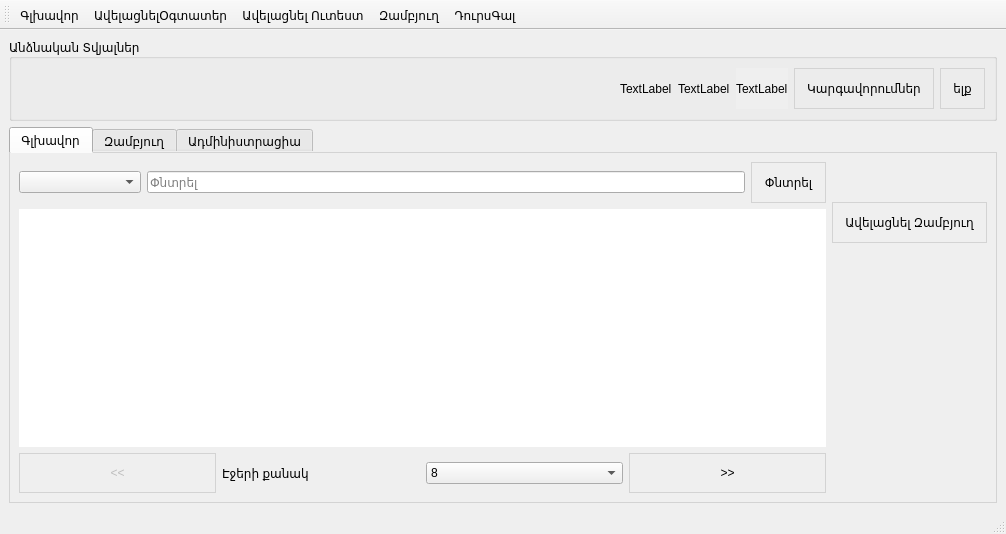
<?xml version="1.0" encoding="UTF-8"?>
<ui version="4.0">
 <class>UserWindow</class>
 <widget class="QMainWindow" name="UserWindow">
  <property name="geometry">
   <rect>
    <x>0</x>
    <y>0</y>
    <width>1006</width>
    <height>534</height>
   </rect>
  </property>
  <property name="windowTitle">
   <string>Սոված Զինվորների Ծրագիր</string>
  </property>
  <property name="styleSheet">
   <string notr="true">QPushButton
{
  background-image:url(:/res/def.png); 
  border: 1px solid lightgray; 
  padding: 12px;
}
 QPushButton:hover 
{
  background-image:url(:/res/selected.png); 
  border: 1px solid lightgray; 
  padding: 13px;
 color:white;
 }
QHeaderView::section {
    padding: 4px;
}

QHeaderView::section:horizontal
{
    border-top: 1px solid #fffff8;
}

QHeaderView::section:vertical
{
    border-left: 1px solid #fffff8;
}</string>
  </property>
  <widget class="QWidget" name="centralwidget">
   <layout class="QVBoxLayout" name="verticalLayout">
    <item>
     <widget class="QGroupBox" name="userData">
      <property name="styleSheet">
       <string notr="true"/>
      </property>
      <property name="title">
       <string>Անձնական Տվյալներ</string>
      </property>
      <property name="flat">
       <bool>true</bool>
      </property>
      <layout class="QHBoxLayout" name="horizontalLayout">
       <item>
        <spacer name="horizontalSpacer">
         <property name="orientation">
          <enum>Qt::Horizontal</enum>
         </property>
         <property name="sizeHint" stdset="0">
          <size>
           <width>40</width>
           <height>20</height>
          </size>
         </property>
        </spacer>
       </item>
       <item>
        <widget class="QLabel" name="lnameLabel">
         <property name="text">
          <string>TextLabel</string>
         </property>
        </widget>
       </item>
       <item>
        <widget class="QLabel" name="fnameLabel">
         <property name="text">
          <string>TextLabel</string>
         </property>
        </widget>
       </item>
       <item>
        <widget class="QLabel" name="roomLabel">
         <property name="autoFillBackground">
          <bool>true</bool>
         </property>
         <property name="text">
          <string>TextLabel</string>
         </property>
        </widget>
       </item>
       <item>
        <widget class="QPushButton" name="settingBtn">
         <property name="text">
          <string>Կարգավորումներ</string>
         </property>
        </widget>
       </item>
       <item>
        <widget class="QPushButton" name="logOutBtn">
         <property name="text">
          <string>ելք</string>
         </property>
        </widget>
       </item>
      </layout>
     </widget>
    </item>
    <item>
     <widget class="QTabWidget" name="mainTab">
      <property name="enabled">
       <bool>true</bool>
      </property>
      <property name="styleSheet">
       <string notr="true">QTabWidget::pane {
  border: 1px solid lightgray;
  top:-1px; 
} 

QTabBar::tab {
  background-image:url(:/res/def.png); 
  border: 1px solid lightgray; 
  padding: 12px;
} 

QTabBar::tab:selected { 
    background-image:url(:/res/selected.png); 
    margin-bottom: -1px; 
	color:white;
}
</string>
      </property>
      <property name="currentIndex">
       <number>0</number>
      </property>
      <property name="iconSize">
       <size>
        <width>16</width>
        <height>16</height>
       </size>
      </property>
      <property name="documentMode">
       <bool>false</bool>
      </property>
      <property name="tabsClosable">
       <bool>false</bool>
      </property>
      <property name="movable">
       <bool>false</bool>
      </property>
      <property name="tabBarAutoHide">
       <bool>false</bool>
      </property>
      <widget class="QWidget" name="name">
       <attribute name="title">
        <string>Գլխավոր</string>
       </attribute>
       <layout class="QHBoxLayout" name="horizontalLayout_9">
        <item>
         <layout class="QVBoxLayout" name="verticalLayout_11">
          <item>
           <layout class="QHBoxLayout" name="horizontalLayout_8">
            <item>
             <widget class="QComboBox" name="comboBox">
              <item>
               <property name="text">
                <string/>
               </property>
               <property name="icon">
                <iconset resource="res.qrc">
                 <normaloff>:/res/logo.png</normaloff>:/res/logo.png</iconset>
               </property>
              </item>
              <item>
               <property name="text">
                <string>Անուն</string>
               </property>
              </item>
              <item>
               <property name="text">
                <string>Տեսակ</string>
               </property>
              </item>
              <item>
               <property name="text">
                <string>Մատակարար</string>
               </property>
              </item>
             </widget>
            </item>
            <item>
             <widget class="QLineEdit" name="searchEdit">
              <property name="placeholderText">
               <string>Փնտրել</string>
              </property>
             </widget>
            </item>
            <item>
             <widget class="QPushButton" name="searchBtn">
              <property name="text">
               <string>Փնտրել</string>
              </property>
             </widget>
            </item>
           </layout>
          </item>
          <item>
           <layout class="QVBoxLayout" name="verticalLayout_10">
            <item>
             <widget class="QTableView" name="FoodTable">
              <property name="styleSheet">
               <string notr="true"/>
              </property>
              <property name="frameShape">
               <enum>QFrame::NoFrame</enum>
              </property>
              <property name="sizeAdjustPolicy">
               <enum>QAbstractScrollArea::AdjustToContentsOnFirstShow</enum>
              </property>
              <property name="autoScrollMargin">
               <number>16</number>
              </property>
              <property name="dragDropMode">
               <enum>QAbstractItemView::NoDragDrop</enum>
              </property>
              <property name="selectionBehavior">
               <enum>QAbstractItemView::SelectRows</enum>
              </property>
              <property name="iconSize">
               <size>
                <width>120</width>
                <height>125</height>
               </size>
              </property>
              <property name="gridStyle">
               <enum>Qt::SolidLine</enum>
              </property>
              <property name="sortingEnabled">
               <bool>false</bool>
              </property>
              <attribute name="horizontalHeaderDefaultSectionSize">
               <number>150</number>
              </attribute>
              <attribute name="horizontalHeaderMinimumSectionSize">
               <number>150</number>
              </attribute>
              <attribute name="horizontalHeaderStretchLastSection">
               <bool>true</bool>
              </attribute>
              <attribute name="verticalHeaderDefaultSectionSize">
               <number>60</number>
              </attribute>
              <attribute name="verticalHeaderMinimumSectionSize">
               <number>60</number>
              </attribute>
              <attribute name="verticalHeaderShowSortIndicator" stdset="0">
               <bool>true</bool>
              </attribute>
              <attribute name="verticalHeaderStretchLastSection">
               <bool>false</bool>
              </attribute>
             </widget>
            </item>
            <item>
             <layout class="QHBoxLayout" name="horizontalLayout_3">
              <item>
               <widget class="QPushButton" name="BackBtn">
                <property name="enabled">
                 <bool>false</bool>
                </property>
                <property name="text">
                 <string>&lt;&lt;</string>
                </property>
               </widget>
              </item>
              <item>
               <widget class="QLabel" name="pageNumbLabel">
                <property name="text">
                 <string>Էջերի քանակ</string>
                </property>
               </widget>
              </item>
              <item>
               <widget class="QComboBox" name="ItemCountCombo">
                <item>
                 <property name="text">
                  <string>8</string>
                 </property>
                </item>
                <item>
                 <property name="text">
                  <string>10</string>
                 </property>
                </item>
                <item>
                 <property name="text">
                  <string>20</string>
                 </property>
                </item>
                <item>
                 <property name="text">
                  <string>25</string>
                 </property>
                </item>
               </widget>
              </item>
              <item>
               <widget class="QPushButton" name="NextBtn">
                <property name="text">
                 <string>&gt;&gt;</string>
                </property>
               </widget>
              </item>
             </layout>
            </item>
           </layout>
          </item>
         </layout>
        </item>
        <item>
         <layout class="QVBoxLayout" name="verticalLayout_3">
          <item>
           <spacer name="verticalSpacer_3">
            <property name="orientation">
             <enum>Qt::Vertical</enum>
            </property>
            <property name="sizeType">
             <enum>QSizePolicy::Minimum</enum>
            </property>
            <property name="sizeHint" stdset="0">
             <size>
              <width>20</width>
              <height>40</height>
             </size>
            </property>
           </spacer>
          </item>
          <item>
           <widget class="QPushButton" name="addCardBtn">
            <property name="text">
             <string>Ավելացնել Զամբյուղ</string>
            </property>
           </widget>
          </item>
          <item>
           <spacer name="verticalSpacer">
            <property name="orientation">
             <enum>Qt::Vertical</enum>
            </property>
            <property name="sizeHint" stdset="0">
             <size>
              <width>20</width>
              <height>40</height>
             </size>
            </property>
           </spacer>
          </item>
         </layout>
        </item>
       </layout>
       <zorder></zorder>
      </widget>
      <widget class="QWidget" name="CartL">
       <attribute name="title">
        <string>Զամբյուղ</string>
       </attribute>
       <layout class="QHBoxLayout" name="horizontalLayout_4">
        <item>
         <layout class="QVBoxLayout" name="verticalLayout_9">
          <item>
           <widget class="QTableView" name="CartView">
            <property name="styleSheet">
             <string notr="true"/>
            </property>
            <property name="selectionBehavior">
             <enum>QAbstractItemView::SelectRows</enum>
            </property>
            <attribute name="horizontalHeaderDefaultSectionSize">
             <number>190</number>
            </attribute>
            <attribute name="horizontalHeaderMinimumSectionSize">
             <number>150</number>
            </attribute>
            <attribute name="horizontalHeaderStretchLastSection">
             <bool>true</bool>
            </attribute>
            <attribute name="verticalHeaderMinimumSectionSize">
             <number>150</number>
            </attribute>
           </widget>
          </item>
          <item>
           <widget class="QLabel" name="FullPriceLabel">
            <property name="text">
             <string>Ընդհանուր </string>
            </property>
           </widget>
          </item>
         </layout>
        </item>
        <item>
         <layout class="QVBoxLayout" name="verticalLayout_7">
          <item>
           <widget class="QPushButton" name="SendCardBtn">
            <property name="enabled">
             <bool>false</bool>
            </property>
            <property name="text">
             <string>Ուղղարկել</string>
            </property>
           </widget>
          </item>
          <item>
           <widget class="QPushButton" name="DeleteCardBtn">
            <property name="enabled">
             <bool>false</bool>
            </property>
            <property name="text">
             <string>Ջնջել</string>
            </property>
           </widget>
          </item>
          <item>
           <widget class="QPushButton" name="CanceleOrderBtn">
            <property name="enabled">
             <bool>false</bool>
            </property>
            <property name="text">
             <string>Չեղարկել</string>
            </property>
           </widget>
          </item>
          <item>
           <spacer name="SpacerSend">
            <property name="orientation">
             <enum>Qt::Vertical</enum>
            </property>
            <property name="sizeHint" stdset="0">
             <size>
              <width>20</width>
              <height>40</height>
             </size>
            </property>
           </spacer>
          </item>
         </layout>
        </item>
       </layout>
       <zorder></zorder>
      </widget>
      <widget class="QWidget" name="admin">
       <attribute name="title">
        <string>Ադմինիստրացիա</string>
       </attribute>
       <layout class="QVBoxLayout" name="verticalLayout_2">
        <item>
         <widget class="QTabWidget" name="adminTab">
          <property name="currentIndex">
           <number>0</number>
          </property>
          <widget class="QWidget" name="viewAllFoodTab">
           <attribute name="title">
            <string>Տեսնել պատվերները</string>
           </attribute>
           <layout class="QHBoxLayout" name="horizontalLayout_5">
            <item>
             <widget class="QTreeView" name="AllOrdersView">
              <property name="styleSheet">
               <string notr="true">QTreeView {
    alternate-background-color: blue;
}</string>
              </property>
              <property name="selectionBehavior">
               <enum>QAbstractItemView::SelectRows</enum>
              </property>
              <attribute name="headerCascadingSectionResizes">
               <bool>true</bool>
              </attribute>
              <attribute name="headerDefaultSectionSize">
               <number>120</number>
              </attribute>
              <attribute name="headerHighlightSections">
               <bool>true</bool>
              </attribute>
             </widget>
            </item>
            <item>
             <layout class="QVBoxLayout" name="verticalLayout_8">
              <item>
               <widget class="QPushButton" name="viewCartsBtn">
                <property name="text">
                 <string>Թարմեցնել</string>
                </property>
               </widget>
              </item>
              <item>
               <widget class="QPushButton" name="SubmitCartsBtn">
                <property name="enabled">
                 <bool>false</bool>
                </property>
                <property name="text">
                 <string>Հաստատել պատվերը</string>
                </property>
               </widget>
              </item>
              <item>
               <spacer name="verticalSpacer_2">
                <property name="orientation">
                 <enum>Qt::Vertical</enum>
                </property>
                <property name="sizeHint" stdset="0">
                 <size>
                  <width>20</width>
                  <height>40</height>
                 </size>
                </property>
               </spacer>
              </item>
             </layout>
            </item>
           </layout>
          </widget>
          <widget class="QWidget" name="AddUserTab">
           <attribute name="title">
            <string>Ավելացնել Օգտատեր</string>
           </attribute>
           <layout class="QVBoxLayout" name="verticalLayout_5">
            <item>
             <widget class="QLineEdit" name="FnameEdit">
              <property name="placeholderText">
               <string>Անուն</string>
              </property>
             </widget>
            </item>
            <item>
             <widget class="QLineEdit" name="LnameEdit">
              <property name="placeholderText">
               <string>Ազգանուն</string>
              </property>
             </widget>
            </item>
            <item>
             <widget class="QLineEdit" name="RoomEdit">
              <property name="placeholderText">
               <string>Սենյակ</string>
              </property>
             </widget>
            </item>
            <item>
             <widget class="QLineEdit" name="UserNameEdit">
              <property name="placeholderText">
               <string>Ծածկանուն</string>
              </property>
             </widget>
            </item>
            <item>
             <widget class="QLineEdit" name="PasswordEdit">
              <property name="text">
               <string/>
              </property>
              <property name="placeholderText">
               <string>Գաղտնաբառ</string>
              </property>
             </widget>
            </item>
            <item>
             <widget class="QLineEdit" name="RePasswordEdit">
              <property name="placeholderText">
               <string>Կրկնեք Գաղտնաբառը</string>
              </property>
             </widget>
            </item>
            <item>
             <layout class="QHBoxLayout" name="horizontalLayout_2">
              <item>
               <spacer name="horizontalSpacer_2">
                <property name="orientation">
                 <enum>Qt::Horizontal</enum>
                </property>
                <property name="sizeHint" stdset="0">
                 <size>
                  <width>40</width>
                  <height>20</height>
                 </size>
                </property>
               </spacer>
              </item>
              <item>
               <layout class="QVBoxLayout" name="verticalLayout_4">
                <item>
                 <widget class="QCheckBox" name="adminChBoX">
                  <property name="text">
                   <string> Ադմինիստրատոր</string>
                  </property>
                 </widget>
                </item>
                <item>
                 <widget class="QPushButton" name="addUserBtn">
                  <property name="text">
                   <string>Ավելացնել Օգտատեր</string>
                  </property>
                 </widget>
                </item>
               </layout>
              </item>
             </layout>
            </item>
           </layout>
          </widget>
          <widget class="QWidget" name="AddFoodTab">
           <attribute name="title">
            <string>Ավելացնել ուտեստ</string>
           </attribute>
           <layout class="QVBoxLayout" name="verticalLayout_6">
            <item>
             <layout class="QHBoxLayout" name="PicLay">
              <item>
               <widget class="QLineEdit" name="FoodNameEdit">
                <property name="text">
                 <string/>
                </property>
                <property name="placeholderText">
                 <string>Ուտեստի անուն</string>
                </property>
               </widget>
              </item>
             </layout>
            </item>
            <item>
             <layout class="QHBoxLayout" name="SelecTImage">
              <item>
               <spacer name="Prujin">
                <property name="orientation">
                 <enum>Qt::Horizontal</enum>
                </property>
                <property name="sizeHint" stdset="0">
                 <size>
                  <width>40</width>
                  <height>20</height>
                 </size>
                </property>
               </spacer>
              </item>
              <item>
               <widget class="QLabel" name="ImageFoodLbel">
                <property name="text">
                 <string>&lt;html&gt;&lt;head/&gt;&lt;body&gt;&lt;p&gt;&lt;img src=&quot;smiley.gif&quot; width=&quot;42&quot; height=&quot;42&quot;/&gt;&lt;/p&gt;&lt;/body&gt;&lt;/html&gt;</string>
                </property>
               </widget>
              </item>
              <item>
               <widget class="QLabel" name="PathLabel">
                <property name="text">
                 <string>Path</string>
                </property>
               </widget>
              </item>
              <item>
               <widget class="QPushButton" name="selectPicBtn">
                <property name="text">
                 <string>...</string>
                </property>
               </widget>
              </item>
             </layout>
            </item>
            <item>
             <widget class="QComboBox" name="FoodTypeBox">
              <property name="duplicatesEnabled">
               <bool>false</bool>
              </property>
              <item>
               <property name="text">
                <string>Բուֆետից</string>
               </property>
              </item>
             </widget>
            </item>
            <item>
             <widget class="QComboBox" name="FoodVendorBox">
              <item>
               <property name="text">
                <string>Արտ Լանչ</string>
               </property>
              </item>
             </widget>
            </item>
            <item>
             <layout class="QHBoxLayout" name="horizontalLayout_6">
              <item>
               <widget class="QLabel" name="priceLabel">
                <property name="text">
                 <string>Գինը՝</string>
                </property>
               </widget>
              </item>
              <item>
               <widget class="QSpinBox" name="FoodPriceSpinBox">
                <property name="suffix">
                 <string/>
                </property>
                <property name="prefix">
                 <string/>
                </property>
                <property name="maximum">
                 <number>100000</number>
                </property>
                <property name="value">
                 <number>0</number>
                </property>
                <property name="displayIntegerBase">
                 <number>10</number>
                </property>
               </widget>
              </item>
              <item>
               <spacer name="horizontalSpacer_4">
                <property name="orientation">
                 <enum>Qt::Horizontal</enum>
                </property>
                <property name="sizeHint" stdset="0">
                 <size>
                  <width>40</width>
                  <height>20</height>
                 </size>
                </property>
               </spacer>
              </item>
             </layout>
            </item>
            <item>
             <layout class="QHBoxLayout" name="AddFood">
              <item>
               <spacer name="horizontalSpacer_3">
                <property name="orientation">
                 <enum>Qt::Horizontal</enum>
                </property>
                <property name="sizeHint" stdset="0">
                 <size>
                  <width>40</width>
                  <height>20</height>
                 </size>
                </property>
               </spacer>
              </item>
              <item>
               <widget class="QPushButton" name="AddFoodBtn">
                <property name="text">
                 <string>Ավելացնել ուտեստը</string>
                </property>
               </widget>
              </item>
             </layout>
            </item>
           </layout>
          </widget>
          <widget class="QWidget" name="tab">
           <attribute name="title">
            <string>Պատվերների պատմություն</string>
           </attribute>
           <layout class="QHBoxLayout" name="horizontalLayout_7">
            <item>
             <widget class="QTreeView" name="treeViewHistory">
              <property name="dragDropOverwriteMode">
               <bool>false</bool>
              </property>
              <property name="selectionMode">
               <enum>QAbstractItemView::SingleSelection</enum>
              </property>
              <property name="selectionBehavior">
               <enum>QAbstractItemView::SelectRows</enum>
              </property>
              <attribute name="headerCascadingSectionResizes">
               <bool>true</bool>
              </attribute>
              <attribute name="headerDefaultSectionSize">
               <number>150</number>
              </attribute>
             </widget>
            </item>
            <item>
             <widget class="QPushButton" name="pushButton">
              <property name="enabled">
               <bool>true</bool>
              </property>
              <property name="text">
               <string>Թարմացնել</string>
              </property>
              <property name="autoRepeat">
               <bool>false</bool>
              </property>
             </widget>
            </item>
           </layout>
          </widget>
          <widget class="QWidget" name="userListTab">
           <attribute name="title">
            <string>Օգտատերերի ցուցակ</string>
           </attribute>
           <layout class="QHBoxLayout" name="horizontalLayout_10">
            <item>
             <widget class="QTableView" name="usersTableView">
              <property name="alternatingRowColors">
               <bool>true</bool>
              </property>
              <property name="selectionBehavior">
               <enum>QAbstractItemView::SelectRows</enum>
              </property>
              <attribute name="horizontalHeaderCascadingSectionResizes">
               <bool>true</bool>
              </attribute>
              <attribute name="horizontalHeaderStretchLastSection">
               <bool>true</bool>
              </attribute>
             </widget>
            </item>
            <item>
             <layout class="QVBoxLayout" name="verticalLayout_12">
              <item>
               <widget class="QPushButton" name="DeleteUserBtn">
                <property name="text">
                 <string>Ջնջել Օգտատիրոջը</string>
                </property>
               </widget>
              </item>
              <item>
               <spacer name="verticalSpacer_4">
                <property name="orientation">
                 <enum>Qt::Vertical</enum>
                </property>
                <property name="sizeHint" stdset="0">
                 <size>
                  <width>20</width>
                  <height>40</height>
                 </size>
                </property>
               </spacer>
              </item>
             </layout>
            </item>
           </layout>
          </widget>
         </widget>
        </item>
       </layout>
      </widget>
     </widget>
    </item>
   </layout>
  </widget>
  <widget class="QStatusBar" name="statusbar"/>
  <widget class="QToolBar" name="toolBar">
   <property name="windowTitle">
    <string>toolBar</string>
   </property>
   <property name="iconSize">
    <size>
     <width>51</width>
     <height>51</height>
    </size>
   </property>
   <attribute name="toolBarArea">
    <enum>TopToolBarArea</enum>
   </attribute>
   <attribute name="toolBarBreak">
    <bool>false</bool>
   </attribute>
   <addaction name="home"/>
   <addaction name="AddUserAction"/>
   <addaction name="AddFoodAction"/>
   <addaction name="Basket"/>
   <addaction name="exitAction"/>
  </widget>
  <action name="AddUserAction">
   <property name="icon">
    <iconset resource="res.qrc">
     <normaloff>:/res/addUser.png</normaloff>:/res/addUser.png</iconset>
   </property>
   <property name="text">
    <string>ԱվելացնելՕգտատեր</string>
   </property>
  </action>
  <action name="Basket">
   <property name="icon">
    <iconset resource="res.qrc">
     <normaloff>:/res/basket.png</normaloff>:/res/basket.png</iconset>
   </property>
   <property name="text">
    <string>Զամբյուղ</string>
   </property>
  </action>
  <action name="home">
   <property name="icon">
    <iconset resource="res.qrc">
     <normaloff>:/res/menu.png</normaloff>:/res/menu.png</iconset>
   </property>
   <property name="text">
    <string>Գլխավոր</string>
   </property>
  </action>
  <action name="AddFoodAction">
   <property name="icon">
    <iconset resource="res.qrc">
     <normaloff>:/res/addFood.png</normaloff>:/res/addFood.png</iconset>
   </property>
   <property name="text">
    <string>Ավելացնել Ուտեստ</string>
   </property>
  </action>
  <action name="exitAction">
   <property name="icon">
    <iconset resource="res.qrc">
     <normaloff>:/res/exit.png</normaloff>:/res/exit.png</iconset>
   </property>
   <property name="text">
    <string>ԴուրսԳալ</string>
   </property>
  </action>
 </widget>
 <resources>
  <include location="res.qrc"/>
 </resources>
 <connections/>
</ui>
